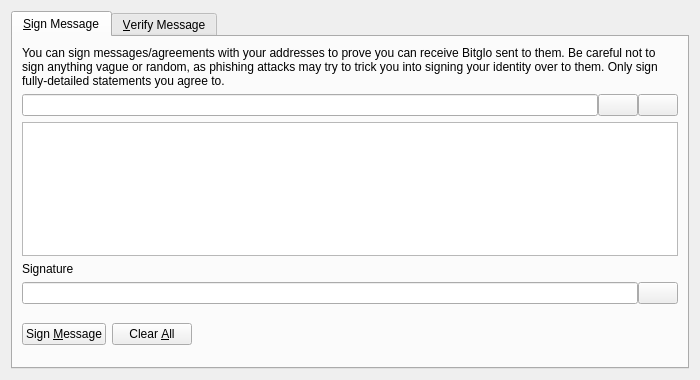
<?xml version="1.0" encoding="UTF-8"?>
<ui version="4.0">
 <class>SignVerifyMessageDialog</class>
 <widget class="QDialog" name="SignVerifyMessageDialog">
  <property name="geometry">
   <rect>
    <x>0</x>
    <y>0</y>
    <width>700</width>
    <height>380</height>
   </rect>
  </property>
  <property name="windowTitle">
   <string>Signatures - Sign / Verify a Message</string>
  </property>
  <property name="modal">
   <bool>true</bool>
  </property>
  <layout class="QVBoxLayout" name="verticalLayout">
   <item>
    <widget class="QTabWidget" name="tabWidget">
     <property name="currentIndex">
      <number>0</number>
     </property>
     <widget class="QWidget" name="tabSignMessage">
      <attribute name="title">
       <string>&amp;Sign Message</string>
      </attribute>
      <layout class="QVBoxLayout" name="verticalLayout_SM">
       <item>
        <widget class="QLabel" name="infoLabel_SM">
         <property name="text">
          <string>You can sign messages/agreements with your addresses to prove you can receive Bitglo sent to them. Be careful not to sign anything vague or random, as phishing attacks may try to trick you into signing your identity over to them. Only sign fully-detailed statements you agree to.</string>
         </property>
         <property name="textFormat">
          <enum>Qt::PlainText</enum>
         </property>
         <property name="wordWrap">
          <bool>true</bool>
         </property>
        </widget>
       </item>
       <item>
        <layout class="QHBoxLayout" name="horizontalLayout_1_SM">
         <property name="spacing">
          <number>0</number>
         </property>
         <item>
          <widget class="QValidatedLineEdit" name="addressIn_SM">
           <property name="toolTip">
            <string>The Bitglo address to sign the message with</string>
           </property>
          </widget>
         </item>
         <item>
          <widget class="QPushButton" name="addressBookButton_SM">
           <property name="toolTip">
            <string>Choose previously used address</string>
           </property>
           <property name="text">
            <string/>
           </property>
           <property name="shortcut">
            <string>Alt+A</string>
           </property>
           <property name="autoDefault">
            <bool>false</bool>
           </property>
          </widget>
         </item>
         <item>
          <widget class="QPushButton" name="pasteButton_SM">
           <property name="toolTip">
            <string>Paste address from clipboard</string>
           </property>
           <property name="text">
            <string/>
           </property>
           <property name="shortcut">
            <string>Alt+P</string>
           </property>
           <property name="autoDefault">
            <bool>false</bool>
           </property>
          </widget>
         </item>
        </layout>
       </item>
       <item>
        <widget class="QPlainTextEdit" name="messageIn_SM">
         <property name="toolTip">
          <string>Enter the message you want to sign here</string>
         </property>
        </widget>
       </item>
       <item>
        <widget class="QLabel" name="signatureLabel_SM">
         <property name="text">
          <string>Signature</string>
         </property>
         <property name="textFormat">
          <enum>Qt::PlainText</enum>
         </property>
        </widget>
       </item>
       <item>
        <layout class="QHBoxLayout" name="horizontalLayout_2_SM">
         <property name="spacing">
          <number>0</number>
         </property>
         <item>
          <widget class="QLineEdit" name="signatureOut_SM">
           <property name="font">
            <font>
             <italic>true</italic>
            </font>
           </property>
           <property name="readOnly">
            <bool>true</bool>
           </property>
          </widget>
         </item>
         <item>
          <widget class="QPushButton" name="copySignatureButton_SM">
           <property name="toolTip">
            <string>Copy the current signature to the system clipboard</string>
           </property>
           <property name="text">
            <string/>
           </property>
           <property name="autoDefault">
            <bool>false</bool>
           </property>
          </widget>
         </item>
        </layout>
       </item>
       <item>
        <layout class="QHBoxLayout" name="horizontalLayout_3_SM">
         <item>
          <widget class="QPushButton" name="signMessageButton_SM">
           <property name="toolTip">
            <string>Sign the message to prove you own this Bitglo address</string>
           </property>
           <property name="text">
            <string>Sign &amp;Message</string>
           </property>
           <property name="autoDefault">
            <bool>false</bool>
           </property>
          </widget>
         </item>
         <item>
          <widget class="QPushButton" name="clearButton_SM">
           <property name="toolTip">
            <string>Reset all sign message fields</string>
           </property>
           <property name="text">
            <string>Clear &amp;All</string>
           </property>
           <property name="autoDefault">
            <bool>false</bool>
           </property>
          </widget>
         </item>
         <item>
          <spacer name="horizontalSpacer_1_SM">
           <property name="orientation">
            <enum>Qt::Horizontal</enum>
           </property>
           <property name="sizeHint" stdset="0">
            <size>
             <width>40</width>
             <height>48</height>
            </size>
           </property>
          </spacer>
         </item>
         <item>
          <widget class="QLabel" name="statusLabel_SM">
           <property name="font">
            <font>
             <weight>75</weight>
             <bold>true</bold>
            </font>
           </property>
           <property name="text">
            <string/>
           </property>
           <property name="wordWrap">
            <bool>true</bool>
           </property>
          </widget>
         </item>
         <item>
          <spacer name="horizontalSpacer_2_SM">
           <property name="orientation">
            <enum>Qt::Horizontal</enum>
           </property>
           <property name="sizeHint" stdset="0">
            <size>
             <width>40</width>
             <height>48</height>
            </size>
           </property>
          </spacer>
         </item>
        </layout>
       </item>
      </layout>
     </widget>
     <widget class="QWidget" name="tabVerifyMessage">
      <attribute name="title">
       <string>&amp;Verify Message</string>
      </attribute>
      <layout class="QVBoxLayout" name="verticalLayout_VM">
       <item>
        <widget class="QLabel" name="infoLabel_VM">
         <property name="text">
          <string>Enter the receiver's address, message (ensure you copy line breaks, spaces, tabs, etc. exactly) and signature below to verify the message. Be careful not to read more into the signature than what is in the signed message itself, to avoid being tricked by a man-in-the-middle attack. Note that this only proves the signing party receives with the address, it cannot prove sendership of any transaction!</string>
         </property>
         <property name="textFormat">
          <enum>Qt::PlainText</enum>
         </property>
         <property name="alignment">
          <set>Qt::AlignLeading|Qt::AlignLeft|Qt::AlignTop</set>
         </property>
         <property name="wordWrap">
          <bool>true</bool>
         </property>
        </widget>
       </item>
       <item>
        <layout class="QHBoxLayout" name="horizontalLayout_1_VM">
         <property name="spacing">
          <number>0</number>
         </property>
         <item>
          <widget class="QValidatedLineEdit" name="addressIn_VM">
           <property name="toolTip">
            <string>The Bitglo address the message was signed with</string>
           </property>
          </widget>
         </item>
         <item>
          <widget class="QPushButton" name="addressBookButton_VM">
           <property name="toolTip">
            <string>Choose previously used address</string>
           </property>
           <property name="text">
            <string/>
           </property>
           <property name="shortcut">
            <string>Alt+A</string>
           </property>
           <property name="autoDefault">
            <bool>false</bool>
           </property>
          </widget>
         </item>
        </layout>
       </item>
       <item>
        <widget class="QPlainTextEdit" name="messageIn_VM"/>
       </item>
       <item>
        <widget class="QValidatedLineEdit" name="signatureIn_VM"/>
       </item>
       <item>
        <layout class="QHBoxLayout" name="horizontalLayout_2_VM">
         <item>
          <widget class="QPushButton" name="verifyMessageButton_VM">
           <property name="toolTip">
            <string>Verify the message to ensure it was signed with the specified Bitglo address</string>
           </property>
           <property name="text">
            <string>Verify &amp;Message</string>
           </property>
           <property name="autoDefault">
            <bool>false</bool>
           </property>
          </widget>
         </item>
         <item>
          <widget class="QPushButton" name="clearButton_VM">
           <property name="toolTip">
            <string>Reset all verify message fields</string>
           </property>
           <property name="text">
            <string>Clear &amp;All</string>
           </property>
           <property name="autoDefault">
            <bool>false</bool>
           </property>
          </widget>
         </item>
         <item>
          <spacer name="horizontalSpacer_1_VM">
           <property name="orientation">
            <enum>Qt::Horizontal</enum>
           </property>
           <property name="sizeHint" stdset="0">
            <size>
             <width>40</width>
             <height>48</height>
            </size>
           </property>
          </spacer>
         </item>
         <item>
          <widget class="QLabel" name="statusLabel_VM">
           <property name="font">
            <font>
             <weight>75</weight>
             <bold>true</bold>
            </font>
           </property>
           <property name="text">
            <string/>
           </property>
           <property name="wordWrap">
            <bool>true</bool>
           </property>
          </widget>
         </item>
         <item>
          <spacer name="horizontalSpacer_2_VM">
           <property name="orientation">
            <enum>Qt::Horizontal</enum>
           </property>
           <property name="sizeHint" stdset="0">
            <size>
             <width>40</width>
             <height>48</height>
            </size>
           </property>
          </spacer>
         </item>
        </layout>
       </item>
      </layout>
     </widget>
    </widget>
   </item>
  </layout>
 </widget>
 <customwidgets>
  <customwidget>
   <class>QValidatedLineEdit</class>
   <extends>QLineEdit</extends>
   <header>qvalidatedlineedit.h</header>
  </customwidget>
 </customwidgets>
 <resources>
  <include location="../bitglo.qrc"/>
 </resources>
 <connections/>
</ui>
